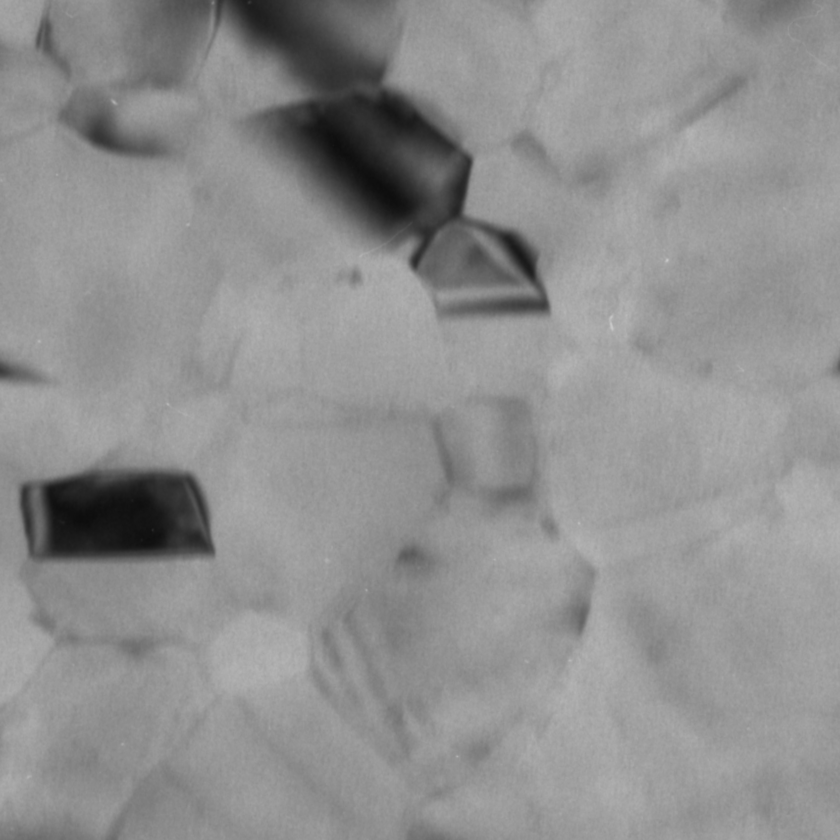
#> input picture tools/slidingwindow/img/01.png, 840 x 840 px, shrunk from 1664 x 1664 before the run, found by its file name
$ jupyter execute 'Sliding Window.ipynb'
#> lines starting #> are read from the running program, lines starting #| are printed output that depends on the picture
### tools/slidingwindow/src/generate_coords.py
'''Generate Coords
You need to specify either the img_dims or win_dims, to return the coords to crop or recombine from
'''
import numpy as np

def generate_coords(grid_slices, sub_slices, img_dims = None, win_dims = None):
    '''Generate Coords
    '''
    if img_dims is not None:
        win_dims = (img_dims[0] // grid_slices, img_dims[1] // grid_slices)
    elif win_dims is not None:
        img_dims = (win_dims[0] * grid_slices, win_dims[1] * grid_slices)
    else:
        raise ValueError("Either img_dims or win_dims must be specified")

    sub_coords = []
    for y_offset in np.linspace(0, win_dims[0], sub_slices, endpoint=False, dtype=int):
        for x_offset in np.linspace(0, win_dims[1], sub_slices, endpoint=False, dtype=int):
            sub_coords.append((x_offset, y_offset))

    coords = []
    for y in np.linspace(0, img_dims[1], grid_slices, endpoint=False, dtype=int):
        for x in np.linspace(0, img_dims[0], grid_slices, endpoint=False, dtype=int):
            for sub in sub_coords:
                point = (x + sub[0], y + sub[1])
                if point[0] + win_dims[0] > img_dims[0] or point[1] + win_dims[1] > img_dims[1]:
                    continue
                coords.append(point)

    return coords

### tools/slidingwindow/src/crop.py
"""Crop
Returns image cropped with dims dimensions at coords from the upper left
"""

def crop(img, coord, dims):
    """Crop
    """
    if coord[0] + dims[0] > img.shape[0] or \
        coord[1] + dims[1] > img.shape[1]:
        print("Error: Crop dims went out of bounds, skipping image")
        return None

    crop_img = img[coord[0]:coord[0]+dims[0], coord[1]:coord[1]+dims[1]]
    return crop_img

### tools/slidingwindow/Sliding Window.ipynb
# Sliding Window Tool
So the idea is that we take an input `img` and make a list of coordinates (`coords`) that we're going to take a crop at (with dimensions `win_dims`).

So in this next cell we import `img` and generate the list `coords` based on the number of `grid_slices` and `sub_slices` we have. `grid_slices` indicate the size of the window and the `sub_slices` indicate how many times that slice should be taken. For example, `grid_slices = 2` and `sub_slices = 0` would just give you 4 images with non-overlapping 2x2 cropping. In contrast `grid_slices = 2` and `sub_slices = 2` would give you 9 images.
```
|--*--|-----|
|     |     |
|     |     |
*  *  *     |
|     |     |
|     |     |
|--*--|-----|
|     |     |
|     |     |
|     |     |
|     |     |
|     |     |
|-----|-----|
```
In this graphic, the stars indicate the upper left corner of overlapping crops (designated by `sub_slice`) and the `-` and `|` indicate the `grid_slices`.

Writing it out, I see this is a crazy way to do this, sorry

<sup>Author: Jamie Eckstein jamie.k.eckstein@gmail.com</sup>

[cell 1]
import numpy as np
from skimage import io
import os
from src.crop import crop
from src.generate_coords import generate_coords

# Cropping
This crops images into overlapping sub images

[cell 2]
# this is the stuff you need to change (like filenames and stuff) and generate coords

img = io.imread("data/01.png")
#> img is the input picture: shape (840, 840, 4); mean R, G, B, A 143.3, 143.3, 143.3, 255
img = img[:,:,0]
#> img: shape (840, 840)
out_dir = "data/croppings/"
fname_ind = 0 # This is the index of the first image you want to output

grid_slices = 2
sub_slices = 2

coords = generate_coords(grid_slices, sub_slices, img.shape[:2])

[cell 3]
# Iterate over coords and save crops
img_dims = img.shape[:2]
#> img_dims = (840, 840)
win_dims = (img_dims[0] // grid_slices, img_dims[1] // grid_slices)
#> win_dims = (420, 420)

for ind, pt in enumerate(coords):
    cropped_img = crop(img, pt, win_dims)
    if cropped_img is not None:
        io.imsave(f"{out_dir}{ind + fname_ind}.png", cropped_img)
#> this loop made 9 passes
#> pass 1, in crop, `crop_img = img[coord[0]:coord[0]+dims[0], coord[1]:coord[1]+dims[1]]`:
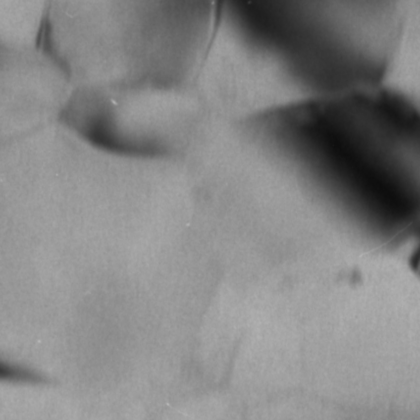
#> crop_img: shape (420, 420); min 13, max 182, mean 132.3
#> pass 2, in crop (call 2), `crop_img = img[coord[0]:coord[0]+dims[0], coord[1]:coord[1]+dims[1]]`:
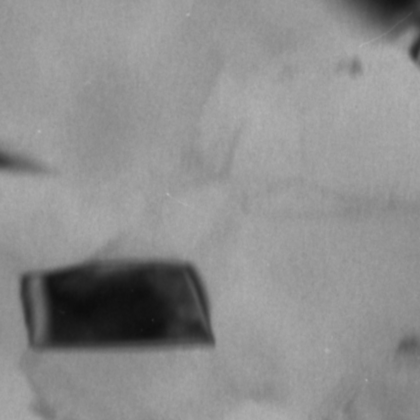
#> crop_img: shape (420, 420); min 12, max 182, mean 141.2
#> pass 3, in crop (call 3), `crop_img = img[coord[0]:coord[0]+dims[0], coord[1]:coord[1]+dims[1]]`:
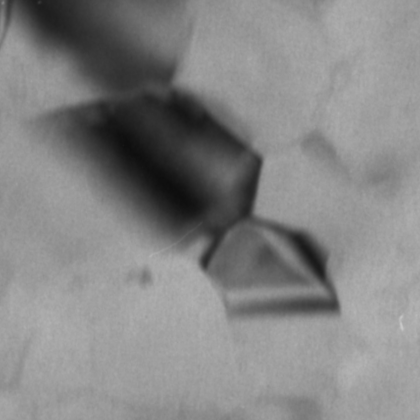
#> crop_img: shape (420, 420); min 13, max 199, mean 132.6

# Compiling

[cell 4]
# This is the stuff you need to change (like filenames and stuff) and generate coords

out_fname = "compilation.png"
in_dir = "data/croppings/"
fname_ind = 0 # This is the index of the first image you want to compile
fname_suf = ".png"

grid_slices = 2
sub_slices = 2

img = io.imread(f"{in_dir}{fname_ind}{fname_suf}")
if len(img.shape) > 2:
    img = img[:,:,0]

coords = generate_coords(grid_slices, sub_slices, win_dims = img.shape[:2])

[cell 5]
win_dims = img.shape[:2]
width = win_dims[0] * grid_slices
#> width = 840
height = win_dims[1] * grid_slices
#> height = 840

compiled_img = np.zeros((width, height))

for i, pt in enumerate(coords):
    fname = f"{in_dir}{fname_ind + i}{fname_suf}"
#> fname = 'data/croppings/0.png'
    print(f"Reading: {fname}")
#| Reading: data/croppings/0.png
    sub_img = io.imread(fname)
    if len(sub_img.shape) > 2:
        sub_img = sub_img[:,:,0]
    compiled_img[pt[0]:pt[0] + win_dims[0],pt[1]:pt[1] + win_dims[1]] += sub_img
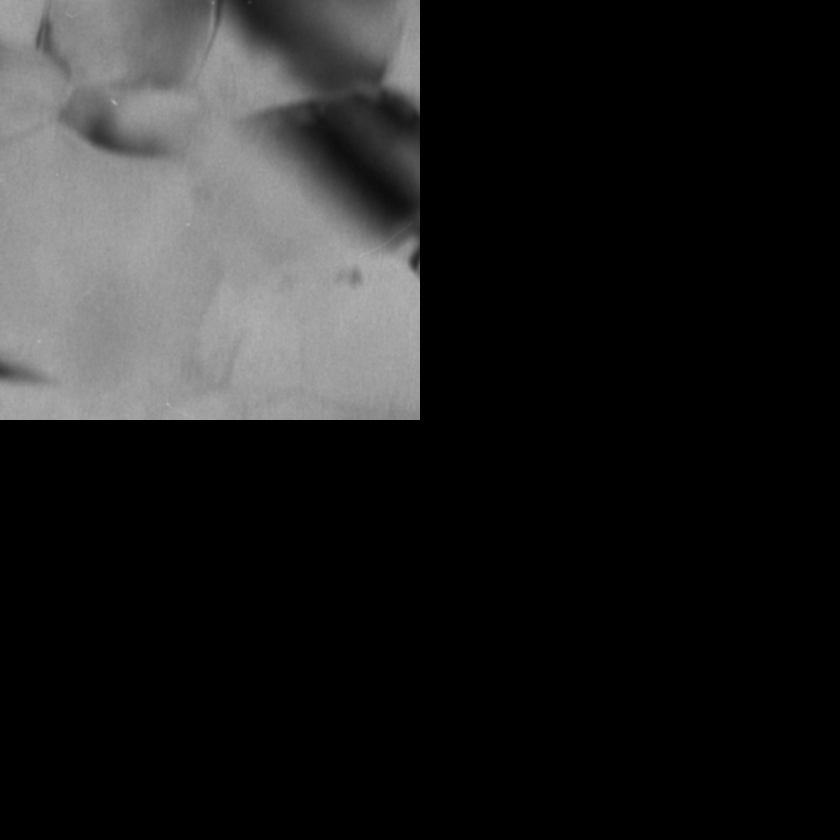
#> compiled_img: shape (840, 840) float64; min 0, max 182, mean 33.1

# average normalizing
compiled_img[win_dims[0] // 2:-win_dims[0] // 2,:] /= 2
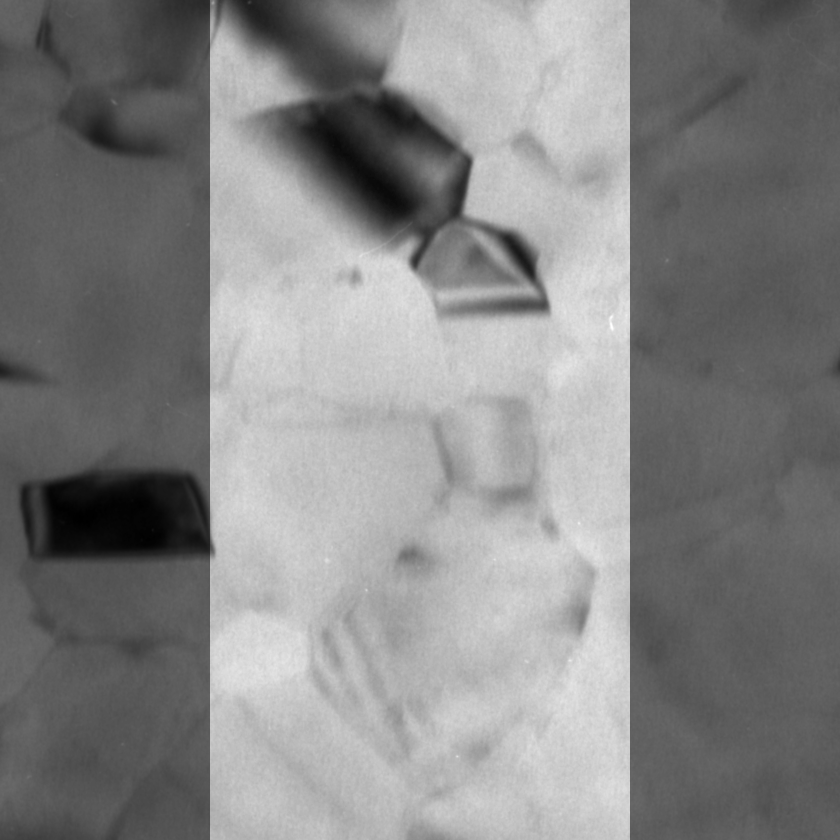
#> compiled_img: shape (840, 840) float64; min 12, max 398, mean 214; drawn with min black and max white
compiled_img[:,win_dims[1] // 2:-win_dims[1] // 2] /= 2
print(f"Writing to: {out_fname}")
io.imsave(out_fname, compiled_img.astype(np.uint8))
